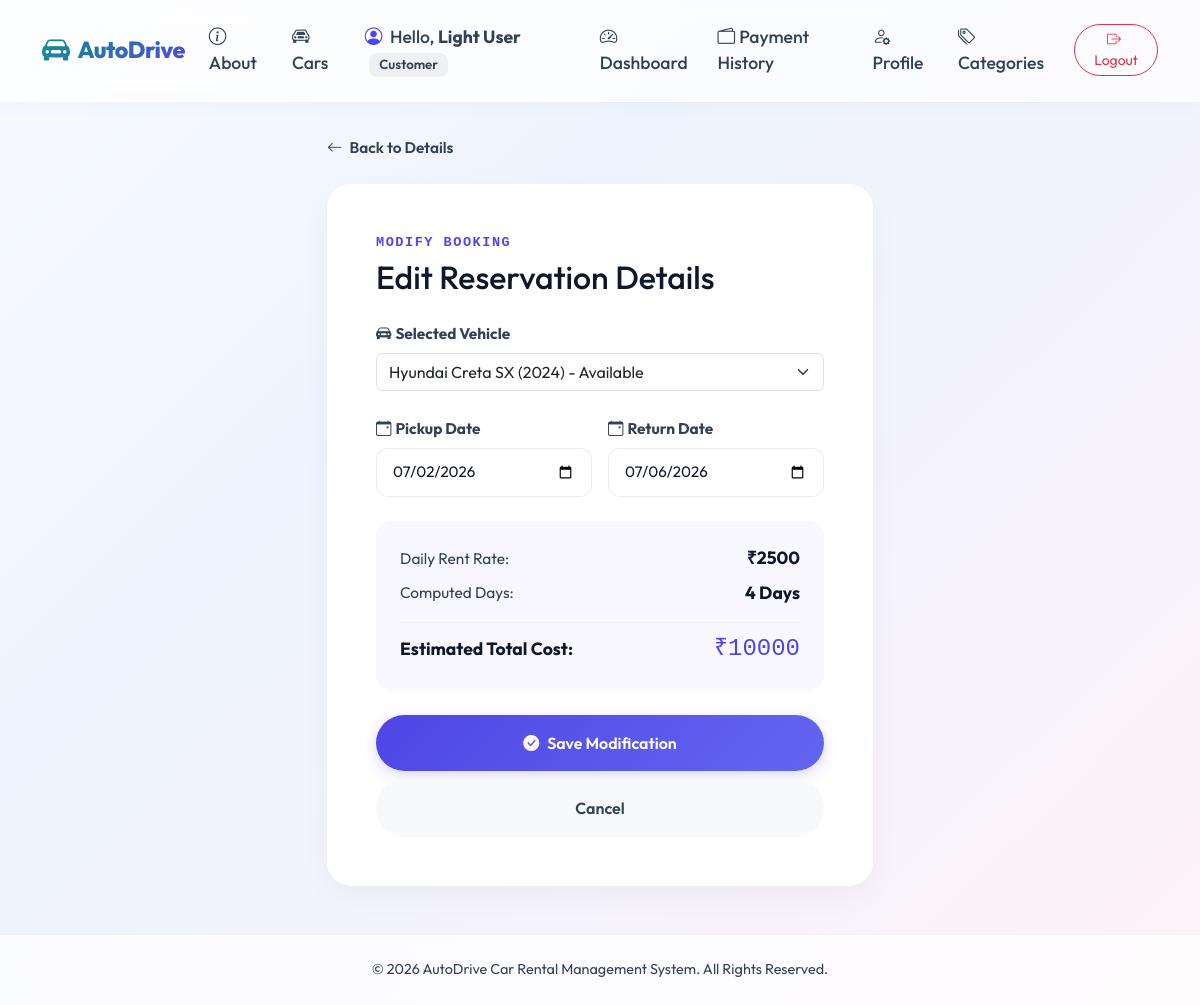
/bookings/53/modify/ (signed in), run on the app's committed database.
### rental/models.py (models this page shows, shortened)
class User(AbstractUser):
    ROLE_CHOICES = (
        ('customer', 'Customer'),
        ('staff', 'Staff'),
        ('admin', 'Admin'),
    )
    username = None
    email = models.EmailField(unique=True, verbose_name="Email Address")
    name = models.CharField(max_length=255, verbose_name="Full Name")
    mobile = models.CharField(max_length=15, verbose_name="Mobile Number")
    license_number = models.CharField(max_length=50, blank=True, null=True, verbose_name="Driving License Number")
    role = models.CharField(max_length=10, choices=ROLE_CHOICES, default='customer', verbose_name="Role")
    is_license_verified = models.BooleanField(default=False, verbose_name="License Verified")
    objects = UserManager()
    USERNAME_FIELD = 'email'
    REQUIRED_FIELDS = ['name']

class Booking(models.Model):
    STATUS_CHOICES = (
        ('pending', 'Pending Approval'),
        ('confirmed', 'Booked'),
        ('booked', 'Booked'),
        ('picked_up', 'Picked Up'),
        ('in_use', 'In Use'),
        ('returned', 'Returned'),
        ('completed', 'Completed'),
        ('cancelled', 'Cancelled'),
    )
    user = models.ForeignKey(User, on_delete=models.CASCADE, related_name='bookings', verbose_name="Customer")
    car = models.ForeignKey(Car, on_delete=models.CASCADE, related_name='bookings', verbose_name="Vehicle")
    pickup_date = models.DateField(verbose_name="Pickup Date")
    return_date = models.DateField(verbose_name="Return Date")
    total_days = models.IntegerField(default=1, verbose_name="Total Days")
    status = models.CharField(max_length=20, choices=STATUS_CHOICES, default='pending', verbose_name="Status")
    total_price = models.DecimalField(max_digits=10, decimal_places=2, verbose_name="Total Price")
    damage_report = models.TextField(blank=True, null=True, verbose_name="Damage Report")
    pickup_time = models.DateTimeField(blank=True, null=True, verbose_name="Actual Pickup Time")
    return_time = models.DateTimeField(blank=True, null=True, verbose_name="Actual Return Time")

### rental/views.py (the view)
# urls.py: path('bookings/<int:pk>/modify/', views.modify_booking_view, name='modify_booking'),
@login_required
def modify_booking_view(request, pk):
    booking = get_object_or_404(Booking, pk=pk)
    if not (request.user.role in ['admin', 'staff'] or request.user.is_superuser or booking.user == request.user):
        from django.core.exceptions import PermissionDenied
        raise PermissionDenied("You do not have permission to modify this booking.")
    if booking.status in ['completed', 'cancelled']:
        return redirect('booking_detail', pk=booking.pk)
    if request.method == 'POST':
        form = BookingForm(request.POST, instance=booking)
        if form.is_valid():
            modified_booking = form.save(commit=False)
            delta = modified_booking.return_date - modified_booking.pickup_date
            days = max(delta.days, 1)
            modified_booking.total_price = modified_booking.car.rent_per_day * days
            modified_booking.total_days = days
            modified_booking.save()
            return redirect('booking_detail', pk=modified_booking.pk)
    else:
        form = BookingForm(instance=booking)
    context = {
        'form': form,
        'booking': booking,
    }
    return render(request, 'rental/booking_modify.html', context)

### rental/forms.py
class BookingForm(forms.ModelForm):
    class Meta:
        model = Booking
        fields = ('car', 'pickup_date', 'return_date')
        widgets = {
            'pickup_date': forms.DateInput(attrs={'type': 'date', 'class': 'form-control'}),
            'return_date': forms.DateInput(attrs={'type': 'date', 'class': 'form-control'}),
        }
    def __init__(self, *args, **kwargs):
        super().__init__(*args, **kwargs)
        from django.db.models import Q
        current_car_id = self.instance.car_id if (self.instance and self.instance.pk) else None
        if current_car_id:
            self.fields['car'].queryset = Car.objects.filter(Q(status='Available') | Q(id=current_car_id))
        else:
            self.fields['car'].queryset = Car.objects.filter(status='Available')
        self.fields['car'].widget.attrs.update({'class': 'form-select'})
        for field_name in ['pickup_date', 'return_date']:
            self.fields[field_name].widget.attrs.update({
                'class': 'form-control',
            })

### rental/models.py (called while the page is built)
    def __str__(self):
        return f"{self.brand} {self.model} ({self.year}) - {self.status}"

### templates/rental/booking_modify.html (shortened to what this page needs)
{% extends 'base.html' %}
{% block content %}
<div class="container py-5 animate__animated animate__fadeIn">
    <div class="row justify-content-center">
        <div class="col-md-6">
            <div class="mb-4">
                <a href="{% url 'booking_detail' booking.pk %}" class="text-decoration-none text-muted small fw-semibold">
                    <i class="bi bi-arrow-left me-1"></i> Back to Details
                </a>
            </div>
            <div class="card card-custom p-5" style="border-radius: 24px; box-shadow: 0 10px 30px rgba(0,0,0,0.04); background: #ffffff;">
                <span class="text-uppercase font-monospace text-primary fw-bold" style="letter-spacing: 1.5px; font-size: 0.85rem;">Modify Booking</span>
                <h2 class="fw-extrabold text-dark mt-1 mb-4">Edit Reservation Details</h2>
                <form method="POST" id="modifyForm">
                    <div class="mb-4">
                        <label class="form-label fw-bold text-muted small"><i class="bi bi-car-front-fill me-1"></i>Selected Vehicle</label>
                        {{ form.car }}
                    </div>
                    <div class="row g-3 mb-4">
                        <div class="col-6">
                            <label class="form-label fw-bold text-muted small"><i class="bi bi-calendar-event me-1"></i>Pickup Date</label>
                            {{ form.pickup_date }}
                        </div>
                        <div class="col-6">
                            <label class="form-label fw-bold text-muted small"><i class="bi bi-calendar-event me-1"></i>Return Date</label>
                            {{ form.return_date }}
                        </div>
                    </div>
                    <div class="card p-4 border-0 mb-4 rounded-4" style="background: rgba(79, 70, 229, 0.04); border: 1px solid rgba(79, 70, 229, 0.08);">
                        <div class="d-flex justify-content-between align-items-center mb-2">
                            <span class="text-muted small">Daily Rent Rate:</span>
                            <span class="fw-bold text-dark" id="rateText">₹0</span>
                        </div>
                        <div class="d-flex justify-content-between align-items-center mb-2">
                            <span class="text-muted small">Computed Days:</span>
                            <span class="fw-bold text-dark" id="daysText">0 Days</span>
                        </div>
                        <hr class="my-2" style="border-color: rgba(79, 70, 229, 0.15);">
                        <div class="d-flex justify-content-between align-items-center">
                            <span class="text-dark fw-bold">Estimated Total Cost:</span>
                            <span class="fs-4 fw-extrabold text-primary font-monospace" id="totalText">₹0</span>
                        </div>
                    </div>
                    <div class="d-grid gap-2">
                        <button type="submit" class="btn btn-custom-primary py-3 rounded-pill">
                            <i class="bi bi-check-circle-fill me-2"></i>Save Modification
                        </button>
                        <a href="{% url 'booking_detail' booking.pk %}" class="btn btn-light py-3 rounded-pill text-muted fw-semibold">Cancel</a>
                    </div>
                </form>
            </div>
        </div>
    </div>
</div>
{% endblock %}

### templates/base.html (shortened to what this page needs)
{% load static %}
<!DOCTYPE html>
<html lang="en">
<head>
    <link href="https://cdn.jsdelivr.net/npm/bootstrap@5.3.2/dist/css/bootstrap.min.css" rel="stylesheet">
    <link rel="stylesheet" href="https://cdn.jsdelivr.net/npm/bootstrap-icons@1.11.2/font/bootstrap-icons.min.css">
    <link rel="stylesheet" href="{% static 'css/style.css' %}?v=4.0">
</head>
<body>
    <nav class="navbar navbar-expand-lg navbar-light navbar-custom py-3">
        <div class="container">
            <a class="navbar-brand d-flex align-items-center" href="{% url 'home' %}">
                <i class="bi bi-car-front-fill me-2 fs-3 text-primary"></i>
                <span>AutoDrive</span>
            </a>
            <div class="collapse navbar-collapse" id="navbarNav">
                <ul class="navbar-nav ms-auto align-items-center gap-2">
                    <li class="nav-item">
                        <a class="nav-link" href="{% url 'about' %}">
                            <i class="bi bi-info-circle me-1"></i>About
                        </a>
                    </li>
                    <li class="nav-item">
                        <a class="nav-link" href="{% url 'car_list' %}">
                            <i class="bi bi-car-front me-1"></i>Cars
                        </a>
                    </li>
                    {% if user.is_authenticated %}
                        <li class="nav-item">
                            <span class="nav-link text-secondary pe-none">
                                <i class="bi bi-person-circle me-1 text-primary"></i>
                                Hello, <strong>{{ user.name }}</strong>
                                <span class="badge bg-secondary ms-1">{{ user.get_role_display }}</span>
                            </span>
                        </li>
                        <li class="nav-item">
                            <a class="nav-link" href="{% url 'dashboard' %}">
                                <i class="bi bi-speedometer2 me-1"></i>Dashboard
                            </a>
                        </li>
                        <li class="nav-item">
                            <a class="nav-link" href="{% url 'payment_history' %}">
                                <i class="bi bi-wallet2 me-1"></i>Payment History
                            </a>
                        </li>
                        <li class="nav-item">
                            <a class="nav-link" href="{% url 'profile' %}">
                                <i class="bi bi-person-gear me-1"></i>Profile
                            </a>
                        </li>
                        <li class="nav-item">
                            <a class="nav-link" href="{% url 'category_list' %}">
                                <i class="bi bi-tags me-1"></i>Categories
                            </a>
                        </li>
                        <li class="nav-item ms-2">
                            <a class="btn btn-outline-danger btn-sm rounded-pill px-3" href="{% url 'logout' %}">
                                <i class="bi bi-box-arrow-right me-1"></i>Logout
                            </a>
                        </li>
                    {% endif %}
                </ul>
            </div>
        </div>
    </nav>
    <main class="flex-grow-1">
        {% block content %}
        {% endblock %}
    </main>
    <footer>
        <div class="container">
            <p class="mb-0">&copy; 2026 AutoDrive Car Rental Management System. All Rights Reserved.</p>
        </div>
    </footer>
</body>
</html>

### static/css/style.css (style rules this page uses)
:root { --primary-color: #4f46e5; --primary-hover: #4338ca; --primary-glow: rgba(79, 70, 229, 0.12); --accent-teal: #0d9488; --accent-teal-glow: rgba(13, 148, 136, 0.12); --accent-pink: #db2777; --accent-pink-glow: rgba(219, 39, 119, 0.12); --accent-amber: #d97706; --accent-amber-glow: rgba(217, 119, 6, 0.12); --bg-light: #f4f6fc; --bg-card: rgba(255, 255, 255, 0.65); --border-color: rgba(255, 255, 255, 0.5); --text-main: #0f172a; --text-muted: #334155; --text-dark: #0f172a; --transition-speed: 0.3s; }
body { font-family: 'Outfit', sans-serif; font-size: 1.1rem; background: linear-gradient(135deg, #f8faff 0%, #eef4ff 35%, #fdf2f8 100%); background-attachment: fixed; color: var(--text-main); min-height: 100vh; display: flex; flex-direction: column; position: relative; overflow-x: hidden; padding-top: 86px; }
.navbar-custom { background: rgba(255, 255, 255, 0.75) !important; backdrop-filter: blur(16px); border-bottom: 1px solid rgba(255, 255, 255, 0.5); box-shadow: 0 4px 20px rgba(0, 0, 0, 0.03); position: fixed !important; top: 0; left: 0; right: 0; z-index: 1050; }
.navbar-brand { font-weight: 800; font-size: 1.45rem; letter-spacing: -0.5px; background: linear-gradient(135deg, var(--accent-teal) 0%, var(--primary-color) 100%); -webkit-background-clip: text; -webkit-text-fill-color: transparent; transition: filter var(--transition-speed); }
.navbar-custom .nav-link { font-weight: 500; color: var(--text-muted) !important; transition: all var(--transition-speed) ease; }
.card-custom { background: var(--bg-card); border: 1px solid rgba(255, 255, 255, 0.6); border-radius: 20px; backdrop-filter: blur(20px); box-shadow: 0 10px 30px rgba(79, 70, 229, 0.04), 0 1px 3px rgba(0, 0, 0, 0.02); transition: all var(--transition-speed) cubic-bezier(0.25, 0.8, 0.25, 1); overflow: hidden; }
footer { padding: 24px 0; margin-top: 24px; color: var(--text-muted); border-top: 1px solid rgba(0,0,0,0.06); background: rgba(255,255,255,0.45); }
.text-dark { color: var(--text-dark) !important; }
.text-muted { color: var(--text-muted) !important; }
.text-secondary { color: var(--text-muted) !important; }
.btn-custom-primary { background: linear-gradient(135deg, var(--primary-color) 0%, #6366f1 100%); border: none; color: white !important; font-weight: 600; padding: 10px 24px; border-radius: 12px; transition: all var(--transition-speed) ease; box-shadow: 0 4px 14px rgba(79, 70, 229, 0.22); }
.form-control { background-color: rgba(255, 255, 255, 0.8); border: 1.5px solid rgba(0, 0, 0, 0.08); color: var(--text-main); border-radius: 12px; padding: 12px 16px; font-size: 0.95rem; transition: all var(--transition-speed) ease; }
.badge { font-weight: 600; padding: 0.4em 0.8em; border-radius: 8px; }
.bg-secondary { background-color: rgba(0, 0, 0, 0.05) !important; color: var(--text-muted) !important; }
.text-primary { color: #4f46e5 !important; }
footer { background: rgba(255, 255, 255, 0.75); border-top: 1px solid rgba(0, 0, 0, 0.05); padding: 24px 0; text-align: center; color: var(--text-muted); font-size: 0.9rem; margin-top: auto; backdrop-filter: blur(16px); }

### data on the page
User: name "Light User", role "Customer"
Booking: car "Hyundai Creta SX (2024) - Available", pickup_date "07/02/2026", return_date "07/06/2026"
